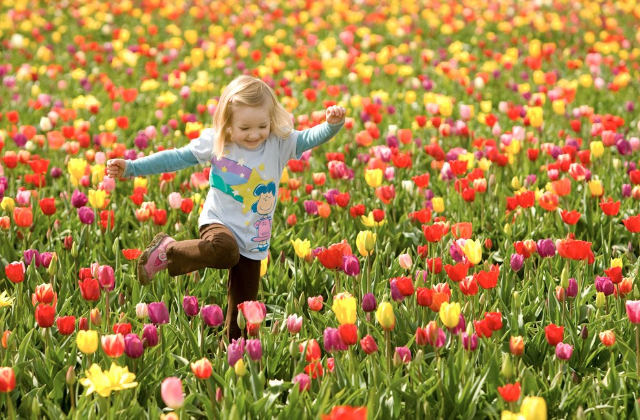
#> input picture imagens/jardim.png, 640 x 420 px, given in place of jardim.jpg, which was not available
$ python cannypontilhism.py
#> lines starting #> are read from the running program, lines starting #| are printed output that depends on the picture; pictures that were not available may be replaced by others from this repository, and a replacement may not be noted
import cv2
import numpy as np
import sys


def pontilhismo(image):
    STEP = 4
    JITTER = 4
    RAIO = 3

    points = image.copy()
    rows, cols = image.shape[:-1]

    xrange = np.arange(0, rows-STEP, STEP) + STEP//2
    yrange = np.arange(0, cols-STEP, STEP) + STEP//2

    np.random.shuffle(xrange)

    for i in xrange:
        np.random.shuffle(yrange)
        for j in yrange:
            x = i + np.random.randint(2*JITTER) - JITTER + 1
            y = j + np.random.randint(2*JITTER) - JITTER + 1
            color = tuple(map(int, image[x, y]))
            points = cv2.circle(points, (y, x), RAIO,
                                color, -1, lineType=cv2.LINE_AA)
    return points


def on_trackbar_canny(slider):
    global img_final
    img_final = pontos.copy()


def on_trackbar_canny(slider):
    global img_final
    img_final = pontos.copy()

    for raio in [4, 3, 2, 1]:
        fator = (5-raio)/2
        bordas = cv2.Canny(img, fator*slider, 3*fator*slider)
        px, py = np.where(bordas == 255)

        for i in range(0, len(px), 2):
            x, y = px[i], py[i]
            color = tuple(map(int, img[x, y]))
            img_final = cv2.circle(
                img_final, (y, x), raio, color, -1, lineType=cv2.LINE_AA)

    cv2.imshow('canny', img_final)


arquivo = 'jardim.jpg'
img = cv2.imread(arquivo, cv2.IMREAD_COLOR)
#> img is the input picture: shape (420, 640, 3); mean B, G, R 69.4, 135.1, 164.9
img = cv2.resize(img, (600, 420))
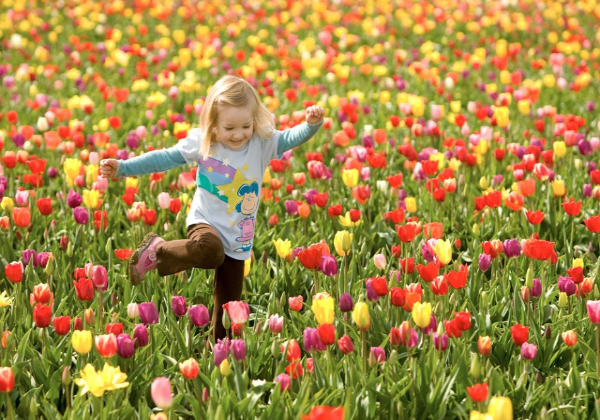
#> img: shape (420, 600, 3); mean B, G, R 69.5, 135.2, 164.9

if not img.data:
    print('Erro ao abrir a imagem.')
    sys.exit()

pontos = pontilhismo(img)
#> after the loop in pontilhismo, `for i in xrange:`:
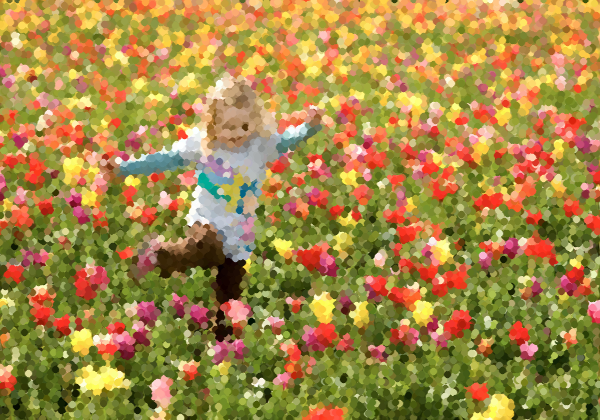
#> points: shape (420, 600, 3); mean B, G, R 69.9, 135.6, 164.9

cv2.namedWindow('canny')
cv2.createTrackbar('threshold', 'canny', 0, 100, on_trackbar_canny)
#> slider 'threshold' is set to 33
on_trackbar_canny(0)
#> the loop in on_trackbar_canny, `for raio in [4, 3, 2, 1]:` made 4 passes
#> pass 1, in on_trackbar_canny, `bordas = cv2.Canny(img, fator*slider, 3*fator*slider)`:
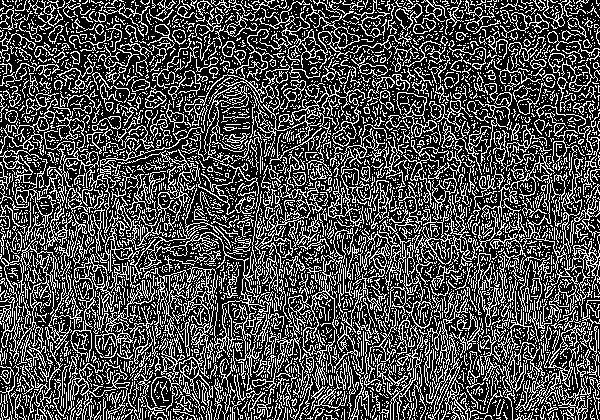
#> bordas: shape (420, 600); 30.2% white in thin lines or dots
#> after the loop in on_trackbar_canny, `for raio in [4, 3, 2, 1]:`:
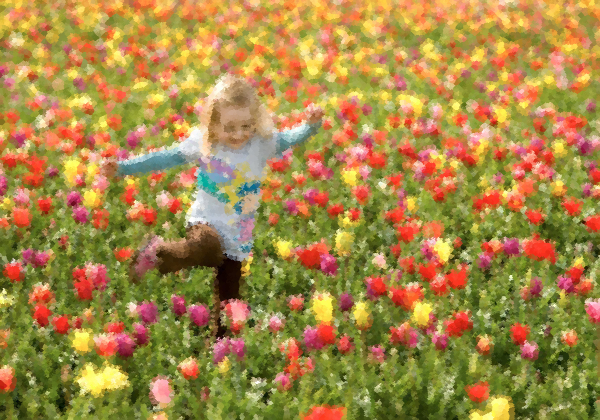
#> img_final: shape (420, 600, 3); mean B, G, R 70.3, 135.9, 165.9

k = cv2.waitKey(0)
#> call 2 of on_trackbar_canny, with slider = 33
#> the loop in on_trackbar_canny (call 2), `for raio in [4, 3, 2, 1]:` made 4 passes
#> pass 1, in on_trackbar_canny (call 2), `bordas = cv2.Canny(img, fator*slider, 3*fator*slider)`:
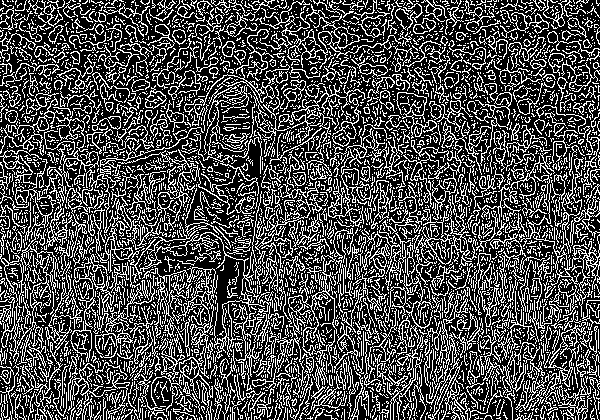
#> bordas: shape (420, 600); 30% white in thin lines or dots
#> pass 3, in on_trackbar_canny (call 2), `bordas = cv2.Canny(img, fator*slider, 3*fator*slider)`:
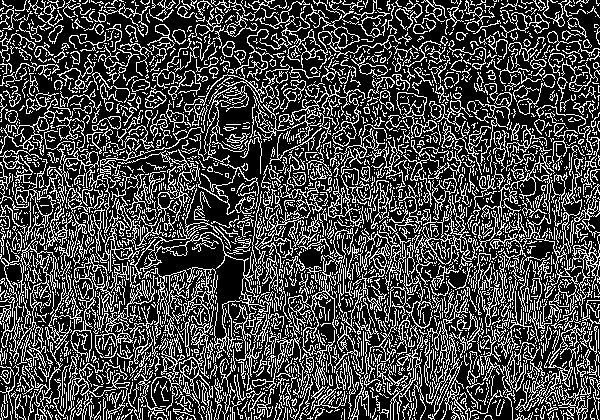
#> bordas: shape (420, 600); 27.8% white in thin lines or dots
#> after the loop in on_trackbar_canny (call 2), `for raio in [4, 3, 2, 1]:`:
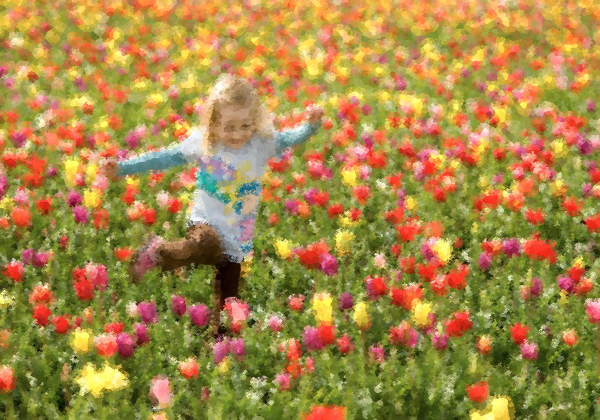
#> img_final: shape (420, 600, 3); mean B, G, R 70.5, 136.1, 166.1
#> (key Esc is pressed here)
if k == 27:
    cv2.destroyAllWindows()
elif k == ord('s'):
    cv2.imwrite('pontilhismo.png', img_final)
    print('Imagem salva como pontilhismo.png')

$ run again, with imagens/biel.png copied over imagens/jardim.png
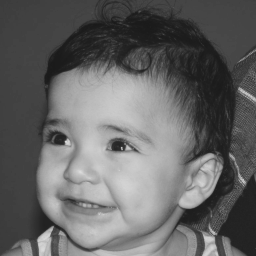
#> input picture imagens/biel.png, 256 x 256 px, given in place of jardim.jpg, which was not available
#> img is the input picture: shape (256, 256, 3); min 26, max 219, mean 100.9
#> img: shape (420, 600, 3)
#> the loop in on_trackbar_canny, `for raio in [4, 3, 2, 1]:` made 4 passes
#> pass 1, in on_trackbar_canny, `bordas = cv2.Canny(img, fator*slider, 3*fator*slider)`:
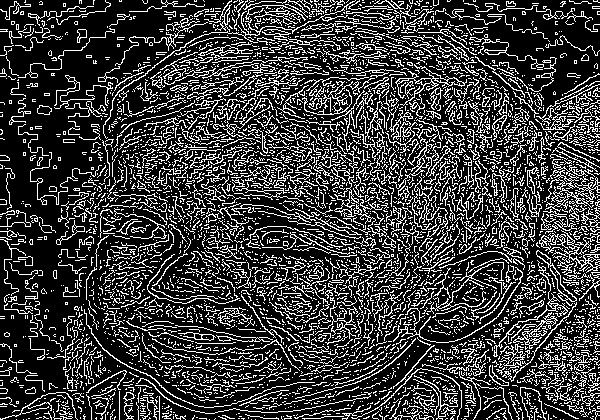
#> bordas: shape (420, 600); 23.4% white in thin lines or dots
#> the loop in on_trackbar_canny (call 2), `for raio in [4, 3, 2, 1]:` made 4 passes
#> pass 3, in on_trackbar_canny (call 2), `bordas = cv2.Canny(img, fator*slider, 3*fator*slider)`:
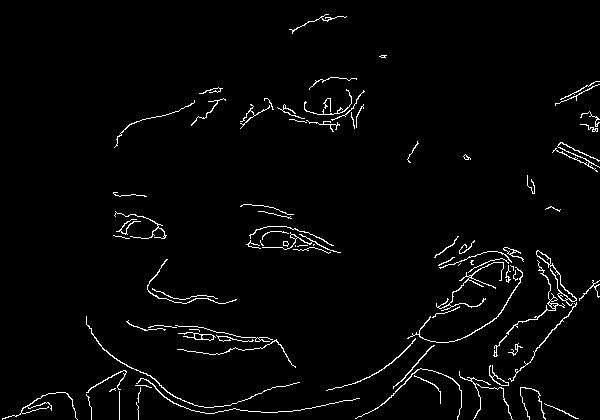
#> bordas: shape (420, 600); 2.5% white in thin lines or dots
